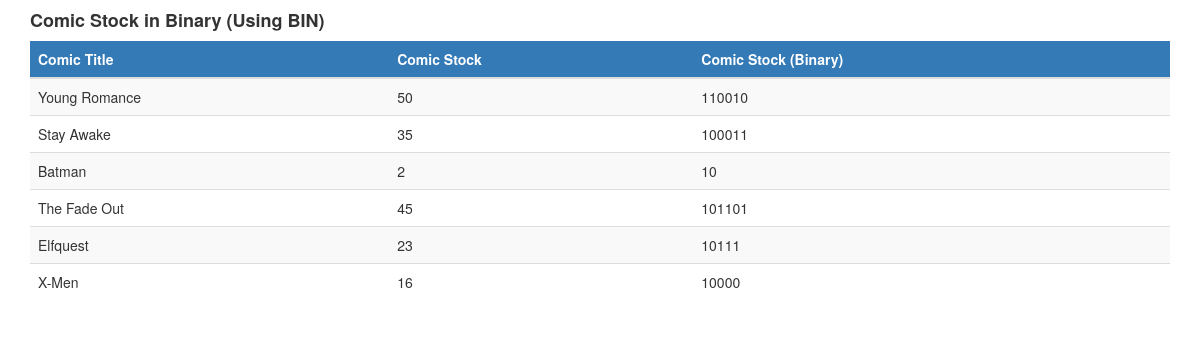
/advanced_functions/bin_output.php, run on the app's committed database.
### tables this page shows
CREATE TABLE `comic` (
  `comic_id` int(11) NOT NULL,
  `genre_id` int(11) NOT NULL,
  `comic_title` varchar(100) NOT NULL,
  `comic_description` text DEFAULT NULL,
  `comic_stock` int(11) NOT NULL,
  `comic_price` decimal(6,2) NOT NULL,
  `created_at` timestamp NOT NULL DEFAULT current_timestamp()
);

### advanced_functions/bin_output.php (the view, shortened to what this page needs)
<!DOCTYPE html>
<html lang="en">
<head>
    <link rel="stylesheet" href="https://maxcdn.bootstrapcdn.com/bootstrap/3.4.1/css/bootstrap.min.css">
</head>
<body>
<div class="container mt-4">
    <h4 class="mb-3"><b>Comic Stock in Binary (Using BIN)</b></h4>
    <div class="table-responsive">
        <table class="table table-striped">
            <thead>
                <tr class="bg-primary">
                    <th>Comic Title</th>
                    <th>Comic Stock</th>
                    <th>Comic Stock (Binary)</th>
                </tr>
            </thead>
            <tbody>
                <?php
                include '../dbconn.php';
                $sql = "SELECT comic_title, comic_stock, BIN(comic_stock) AS binary_stock FROM comic";
                $result = mysqli_query($conn, $sql);
                if(mysqli_num_rows($result) > 0){
                    while($row = mysqli_fetch_assoc($result)){
                        echo "<tr>";
                        echo "<td>".$row['comic_title']."</td>";
                        echo "<td>".$row['comic_stock']."</td>";
                        echo "<td>".$row['binary_stock']."</td>";
                        echo "</tr>";
                    }
                } else {
                    echo "<tr><td colspan='3' class='text-center'>No data found</td></tr>";
                }
                ?>
            </tbody>
        </table>
    </div>
</div>
</body>
</html>

### data on the page
comic: comic_title "Young Romance", comic_stock "50", binary_stock "110010"
comic: comic_title "Stay Awake", comic_stock "35", binary_stock "100011"
comic: comic_title "Batman", comic_stock "2", binary_stock "10"
comic: comic_title "The Fade Out", comic_stock "45", binary_stock "101101"
comic: comic_title "Elfquest", comic_stock "23", binary_stock "10111"
comic: comic_title "X-Men", comic_stock "16", binary_stock "10000"
